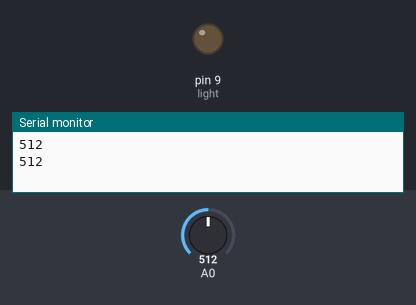
The sketch below on a simulated Arduino Uno, built with avr-gcc and run on an emulated ATmega328P. Parts: output pins drawn as LEDs (lit = HIGH), the last lines printed to the serial monitor. The inputs (shaded band) are chosen by the test bench; at power-on: A0 = 512.

Above: at 1.8 s.
1.9 s: A0 set to 416
3.4 s: A0 set to 384
At 5.2 s:
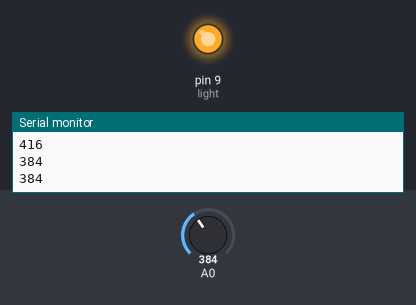
5.5 s: A0 set to 410
At 6.7 s:
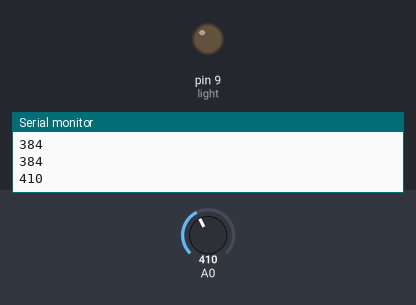
7.5 s: A0 set to 390
At 9.4 s:
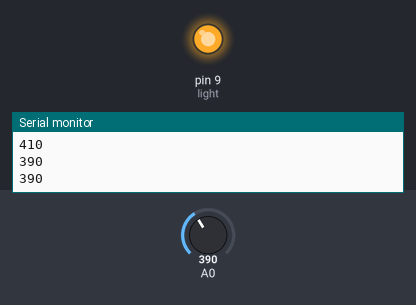
Timing chart, 0 to 10.5 s (numbered marks = the images above; inputs shaded):
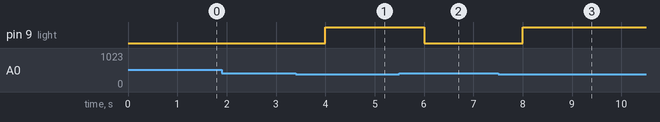

Measured:
- the behaviour switches between 400 and 399 on A0 (found by bisection; images 0 and 1)
- after the input at 3.4 s, pin 9 (light): LOW → HIGH after 0.60 s
- after the input at 5.5 s, pin 9 (light): HIGH → LOW after 0.50 s
- after the input at 7.5 s, pin 9 (light): LOW → HIGH after 0.50 s

The sketch:

LDR_SENSOR.ino
```cpp
// C++ code
// LDR Sensor

int light = 9;
void setup()
{
  Serial.begin(9600);
  pinMode(light, OUTPUT);

}

void loop()
{

  int r;
  r = analogRead(A0);
  Serial.println(r);

  if(r < 400)
  {
    digitalWrite(light, HIGH);
    delay(1000);

  }
  else{
    digitalWrite(light, LOW);
    delay(1000);

  }
}
```
